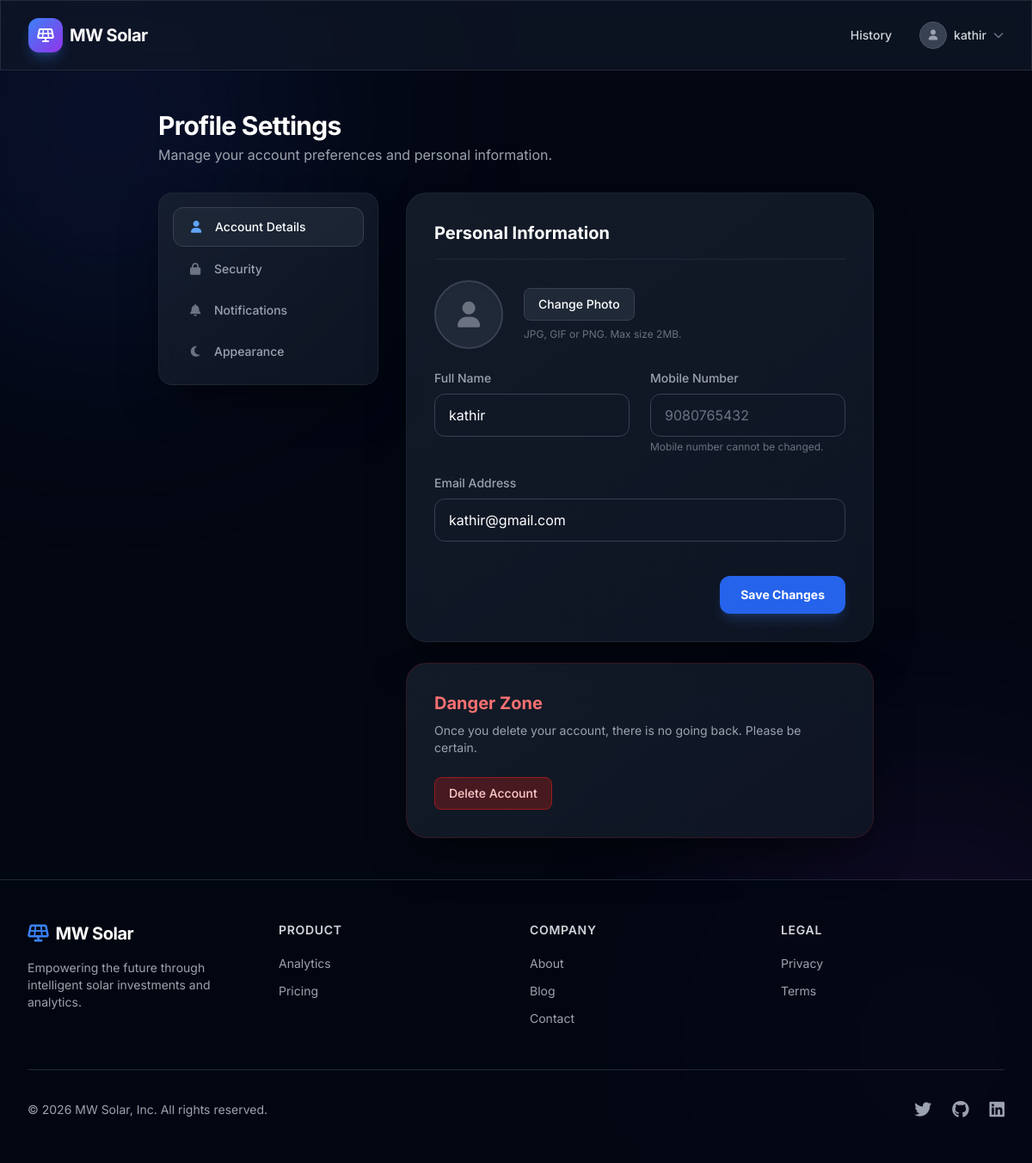
The page /profile/ (signed in) on the database its author committed.
### solar/models.py (models this page shows, shortened)
class CustomUser(AbstractBaseUser, PermissionsMixin):
    mobile_number = models.CharField(max_length=15, unique=True)
    email = models.EmailField(unique=True)
    full_name = models.CharField(max_length=255)
    is_active = models.BooleanField(default=True)
    is_staff = models.BooleanField(default=False)
    date_joined = models.DateTimeField(default=timezone.now)
    dark_mode = models.BooleanField(default=False)
    profile_photo = models.ImageField(upload_to='profile_photos/', null=True, blank=True)
    objects = CustomUserManager()
    USERNAME_FIELD = 'mobile_number'
    REQUIRED_FIELDS = ['email', 'full_name']

### solar/views.py (the view, shortened to what this page needs)
# urls.py: path('profile/', views.profile_view, name='profile'),
@login_required(login_url='login')
def profile_view(request):
    return render(request, 'solar/profile.html')

### solar/templates/solar/profile.html (shortened to what this page needs)
{% extends 'base.html' %}
{% block content %}
<div class="max-w-4xl mx-auto px-4 sm:px-6 lg:px-8 py-12 relative z-10">
    <div class="mb-8" data-aos="fade-down">
        <h1 class="text-3xl font-bold text-white tracking-tight">Profile Settings</h1>
        <p class="text-gray-400 mt-1">Manage your account preferences and personal information.</p>
    </div>
    <div class="grid grid-cols-1 md:grid-cols-3 gap-8">
        <div class="col-span-1" data-aos="fade-right">
            <div class="glass-card rounded-2xl p-4 sticky top-24">
                <nav class="space-y-1">
                    <a href="#" class="bg-gray-800/80 text-white group flex items-center px-4 py-3 text-sm font-medium rounded-xl border border-gray-700">
                        <i class="fa-solid fa-user text-blue-400 mr-3 w-5 text-center"></i>
                        Account Details
                    </a>
                    <a href="#" class="text-gray-400 hover:bg-gray-800/50 hover:text-white group flex items-center px-4 py-3 text-sm font-medium rounded-xl transition-colors">
                        <i class="fa-solid fa-lock text-gray-500 group-hover:text-gray-300 mr-3 w-5 text-center"></i>
                        Security
                    </a>
                    <a href="#" class="text-gray-400 hover:bg-gray-800/50 hover:text-white group flex items-center px-4 py-3 text-sm font-medium rounded-xl transition-colors">
                        <i class="fa-solid fa-bell text-gray-500 group-hover:text-gray-300 mr-3 w-5 text-center"></i>
                        Notifications
                    </a>
                    <a href="#" class="text-gray-400 hover:bg-gray-800/50 hover:text-white group flex items-center px-4 py-3 text-sm font-medium rounded-xl transition-colors">
                        <i class="fa-solid fa-moon text-gray-500 group-hover:text-gray-300 mr-3 w-5 text-center"></i>
                        Appearance
                    </a>
                </nav>
            </div>
        </div>
        <div class="col-span-1 md:col-span-2 space-y-6" data-aos="fade-left">
            <div class="glass-card rounded-3xl p-8">
                <h2 class="text-xl font-bold text-white mb-6 border-b border-gray-800 pb-4">Personal Information</h2>
                <form method="POST" enctype="multipart/form-data" class="space-y-6" x-data="{ photoPreview: null }">
                    <div class="flex items-center mb-8">
                        <div class="w-20 h-20 rounded-full bg-gray-800 border-2 border-gray-700 flex items-center justify-center overflow-hidden mr-6 shadow-inner">
                            <template x-if="!photoPreview">
                                {% if user.profile_photo %}
                                    <img src="{{ user.profile_photo.url }}" alt="Profile" class="w-full h-full object-cover">
                                {% else %}
                                    <i class="fa-solid fa-user text-3xl text-gray-500"></i>
                                {% endif %}
                            </template>
                        </div>
                        <div>
                            <button type="button" @click="document.getElementById('profile_photo').click()" class="px-4 py-2 bg-gray-800 hover:bg-gray-700 rounded-lg text-sm font-medium text-white transition-colors border border-gray-700 mb-2 block">
                                Change Photo
                            </button>
                            <p class="text-xs text-gray-500">JPG, GIF or PNG. Max size 2MB.</p>
                        </div>
                    </div>
                    <div class="grid grid-cols-1 md:grid-cols-2 gap-6">
                        <div>
                            <label class="block text-sm font-medium text-gray-400 mb-2">Full Name</label>
                            <input type="text" name="full_name" value="{{ user.full_name }}" class="w-full px-4 py-3 rounded-xl bg-gray-900/50 border border-gray-700 text-white focus:outline-none focus:border-blue-500 transition-colors" required>
                        </div>
                        <div>
                            <label class="block text-sm font-medium text-gray-400 mb-2">Mobile Number</label>
                            <input type="text" value="{{ user.mobile_number }}" class="w-full px-4 py-3 rounded-xl bg-gray-900/50 border border-gray-700 text-gray-500 cursor-not-allowed" disabled>
                            <p class="text-xs text-gray-500 mt-1">Mobile number cannot be changed.</p>
                        </div>
                        <div class="md:col-span-2">
                            <label class="block text-sm font-medium text-gray-400 mb-2">Email Address</label>
                            <input type="email" name="email" value="{{ user.email }}" class="w-full px-4 py-3 rounded-xl bg-gray-900/50 border border-gray-700 text-white focus:outline-none focus:border-blue-500 transition-colors" required>
                        </div>
                    </div>
                    <div class="pt-4 flex justify-end">
                        <button type="submit" class="px-6 py-3 bg-blue-600 hover:bg-blue-500 rounded-xl text-sm font-bold text-white transition-colors shadow-lg shadow-blue-500/20">
                            Save Changes
                        </button>
                    </div>
                </form>
            </div>
            <div class="glass-card rounded-3xl p-8 border border-red-900/30" x-data="{ deleteModalOpen: false }">
                <h2 class="text-xl font-bold text-red-400 mb-2">Danger Zone</h2>
                <p class="text-sm text-gray-400 mb-6">Once you delete your account, there is no going back. Please be certain.</p>
                <button @click="deleteModalOpen = true" class="px-4 py-2 bg-red-900/50 hover:bg-red-900 rounded-lg text-sm font-medium text-red-200 transition-colors border border-red-800">
                    Delete Account
                </button>
            </div>
        </div>
    </div>
</div>
{% endblock %}

### templates/base.html (shortened to what this page needs)
<!DOCTYPE html>
<html lang="en" class="dark scroll-smooth">
<head>
    <script src="https://cdn.tailwindcss.com"></script>
    <link href="https://unpkg.com/aos@2.3.1/dist/aos.css" rel="stylesheet">
    <link rel="stylesheet" href="https://cdnjs.cloudflare.com/ajax/libs/font-awesome/6.4.0/css/all.min.css">
</head>
<body class="antialiased font-sans flex flex-col min-h-screen relative" x-data="{ mobileMenuOpen: false }">
    <div class="fixed inset-0 z-[-1] overflow-hidden pointer-events-none">
        <div class="absolute top-[-10%] left-[-10%] w-[40%] h-[40%] rounded-full bg-blue-900/20 blur-[120px]"></div>
        <div class="absolute bottom-[-10%] right-[-10%] w-[40%] h-[40%] rounded-full bg-purple-900/20 blur-[120px]"></div>
    </div>
    <nav class="fixed w-full z-50 glass-panel transition-all duration-300">
        <div class="max-w-7xl mx-auto px-4 sm:px-6 lg:px-8">
            <div class="flex justify-between h-20">
                <div class="flex items-center">
                    <a href="{% url 'landing' %}" class="flex items-center gap-2">
                        <div class="w-10 h-10 rounded-xl bg-gradient-to-br from-blue-500 to-purple-600 flex items-center justify-center shadow-lg shadow-blue-500/30">
                            <i class="fa-solid fa-solar-panel text-white"></i>
                        </div>
                        <span class="text-xl font-bold tracking-tight text-white">MW Solar</span>
                    </a>
                </div>
                <div class="hidden md:flex items-center space-x-8">
                    {% if user.is_authenticated %}
                        <a href="{% url 'history' %}" class="text-gray-300 hover:text-white transition-colors text-sm font-medium">History</a>
                        <div class="relative" x-data="{ profileOpen: false }">
                            <button @click="profileOpen = !profileOpen" @click.away="profileOpen = false" class="flex items-center gap-2 focus:outline-none">
                                <div class="w-8 h-8 rounded-full bg-gray-700 flex items-center justify-center border border-gray-600 overflow-hidden">
                                    {% if user.profile_photo %}
                                        <img src="{{ user.profile_photo.url }}" alt="Profile" class="w-full h-full object-cover">
                                    {% else %}
                                        <i class="fa-solid fa-user text-xs text-gray-400"></i>
                                    {% endif %}
                                </div>
                                <span class="text-sm font-medium text-gray-300">{{ user.full_name|truncatechars:12 }}</span>
                                <i class="fa-solid fa-chevron-down text-xs text-gray-500"></i>
                            </button>
                        </div>
                    {% else %}
                        <a href="{% url 'login' %}" class="text-gray-300 hover:text-white transition-colors text-sm font-medium">Log in</a>
                        <a href="{% url 'signup' %}" class="px-5 py-2.5 rounded-full bg-white text-black font-semibold text-sm hover:bg-gray-200 transition-colors shadow-lg shadow-white/10">Sign up</a>
                    {% endif %}
                </div>
            </div>
        </div>
    </nav>
    <main class="flex-grow pt-20">
        {% block content %}{% endblock %}
    </main>
    <footer class="border-t border-gray-800 bg-gray-950/80 backdrop-blur-lg mt-auto">
        <div class="max-w-7xl mx-auto py-12 px-4 sm:px-6 lg:px-8">
            <div class="grid grid-cols-1 md:grid-cols-4 gap-8">
                <div class="col-span-1 md:col-span-1">
                    <span class="text-xl font-bold tracking-tight text-white flex items-center gap-2">
                        <i class="fa-solid fa-solar-panel text-blue-500"></i> MW Solar
                    </span>
                    <p class="mt-4 text-gray-400 text-sm">Empowering the future through intelligent solar investments and analytics.</p>
                </div>
                <div>
                    <h3 class="text-sm font-semibold text-gray-300 tracking-wider uppercase">Product</h3>
                    <ul class="mt-4 space-y-2">
                        <li><a href="#" class="text-gray-400 hover:text-white text-sm transition-colors">Analytics</a></li>
                        <li><a href="#" class="text-gray-400 hover:text-white text-sm transition-colors">Pricing</a></li>
                    </ul>
                </div>
                <div>
                    <h3 class="text-sm font-semibold text-gray-300 tracking-wider uppercase">Company</h3>
                    <ul class="mt-4 space-y-2">
                        <li><a href="#" class="text-gray-400 hover:text-white text-sm transition-colors">About</a></li>
                        <li><a href="#" class="text-gray-400 hover:text-white text-sm transition-colors">Blog</a></li>
                        <li><a href="#" class="text-gray-400 hover:text-white text-sm transition-colors">Contact</a></li>
                    </ul>
                </div>
                <div>
                    <h3 class="text-sm font-semibold text-gray-300 tracking-wider uppercase">Legal</h3>
                    <ul class="mt-4 space-y-2">
                        <li><a href="#" class="text-gray-400 hover:text-white text-sm transition-colors">Privacy</a></li>
                        <li><a href="#" class="text-gray-400 hover:text-white text-sm transition-colors">Terms</a></li>
                    </ul>
                </div>
            </div>
            <div class="mt-12 border-t border-gray-800 pt-8 flex flex-col md:flex-row justify-between items-center">
                <p class="text-gray-400 text-sm xl:text-center">&copy; 2026 MW Solar, Inc. All rights reserved.</p>
                <div class="flex space-x-6 mt-4 md:mt-0">
                    <a href="#" class="text-gray-400 hover:text-white"><i class="fa-brands fa-twitter text-xl"></i></a>
                    <a href="#" class="text-gray-400 hover:text-white"><i class="fa-brands fa-github text-xl"></i></a>
                    <a href="#" class="text-gray-400 hover:text-white"><i class="fa-brands fa-linkedin text-xl"></i></a>
                </div>
            </div>
        </div>
    </footer>
</body>
</html>

### templates/base.html (style rules this page uses)
body { background-color: #030712; color: #f3f4f6; overflow-x: hidden; }
.glass-panel { background: rgba(17, 24, 39, 0.7); backdrop-filter: blur(12px); -webkit-backdrop-filter: blur(12px); border: 1px solid rgba(255, 255, 255, 0.1); }
.glass-card { background: linear-gradient(145deg, rgba(31, 41, 55, 0.6) 0%, rgba(17, 24, 39, 0.8) 100%); backdrop-filter: blur(16px); -webkit-backdrop-filter: blur(16px); border: 1px solid rgba(255, 255, 255, 0.05); box-shadow: 0 25px 50px -12px rgba(0, 0, 0, 0.5); }

### rows shown on the page
CustomUser: full_name "kathir", mobile_number "9080765432", email "kathir@gmail.com"
